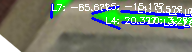
#> input picture raised panel door OS/Process Incoming Door Orders/Inhouse Door Order/test_m11_arrow_debug.png, 192 x 52 px
$ python analyze_down_arrow_angles.py test_m11_arrow_debug.png
#> lines starting #> are read from the running program, lines starting #| are printed output that depends on the picture; after the words box and inside, x2 and y2 are one past the last pixel; in counts of white or black regions, pixels touching at a corner belong together
#!/usr/bin/env python3
"""
Analyze down arrow angles in a specific image to determine correct angle ranges.
Excludes vertical lines and focuses on diagonal arrow legs.
"""

import cv2
import numpy as np
import sys
import os

def analyze_arrow_angles(image_path):
    """Analyze line angles in the image to identify down arrow patterns."""
#> called with image_path = 'test_m11_arrow_debug.png'

    # Load image
    if not os.path.exists(image_path):
        print(f"Error: Image not found: {image_path}")
        return

    image = cv2.imread(image_path)
#> image is the input picture: shape (52, 192, 3); mean B, G, R 111.9, 127.7, 116.7
    if image is None:
        print(f"Error: Could not load image: {image_path}")
        return

    print(f"Analyzing image: {image_path}")
    print(f"Image size: {image.shape[1]}x{image.shape[0]}")
#| Image size: 192x52

    # Convert to grayscale
    gray = cv2.cvtColor(image, cv2.COLOR_BGR2GRAY)
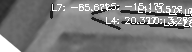
#> gray: shape (52, 192); min 29, max 255, mean 122.6

    # Apply Canny edge detection
    edges = cv2.Canny(gray, 50, 150)
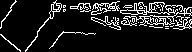
#> edges: shape (52, 192); 12.6% white in thin lines or dots

    # Detect lines using HoughLinesP
    lines = cv2.HoughLinesP(edges, 1, np.pi/180, threshold=30, minLineLength=20, maxLineGap=10)
#> lines = 21 rows, first 6: [51, 4, 190, 14], [83, 10, 104, 11], [80, 8, 181, 5], [91, 17, 191, 15], [79, 3, 124, 6], [125, 16, 191, 23]

    if lines is None or len(lines) == 0:
        print("No lines detected!")
        return

    print(f"\nTotal lines detected: {len(lines)}")
#| Total lines detected: 21

    # Analyze angles
    angle_stats = {
        'down_right': [],  # 20-88°
        'down_left': [],   # 285-360°
        'vertical_down': [],  # 85-95°
        'vertical_up': [],    # 265-275°
        'horizontal': [],     # 0-10° and 350-360°
        'other': []
    }

    all_angles = []

    for line in lines:
        x1, y1, x2, y2 = line[0]
        angle = np.degrees(np.arctan2(y2 - y1, x2 - x1))

        # Normalize to 0-360
        if angle < 0:
            angle += 360

        all_angles.append(angle)

        # Categorize
        if 20 <= angle <= 88:
            angle_stats['down_right'].append((angle, x1, y1, x2, y2))
        elif 285 <= angle <= 360:
            angle_stats['down_left'].append((angle, x1, y1, x2, y2))
        elif 85 <= angle <= 95:
            angle_stats['vertical_down'].append((angle, x1, y1, x2, y2))
        elif 265 <= angle <= 275:
            angle_stats['vertical_up'].append((angle, x1, y1, x2, y2))
        elif (0 <= angle <= 10) or (350 <= angle <= 360):
            angle_stats['horizontal'].append((angle, x1, y1, x2, y2))
        else:
            angle_stats['other'].append((angle, x1, y1, x2, y2))
#> this loop made 21 passes
#> (x1, y1, x2, y2, angle) on passes 1 to 12: (51, 4, 190, 14, 4.11), (83, 10, 104, 11, 2.73), (80, 8, 181, 5, 358.3), (91, 17, 191, 15, 358.9), (79, 3, 124, 6, 3.81), (125, 16, 191, 23, 6.05), (93, 20, 189, 25, 2.98), (154, 27, 182, 29, 4.09), (97, 10, 188, 8, 358.7), (100, 23, 146, 25, 2.49), (124, 18, 161, 23, 7.7), (91, 19, 190, 24, 2.89)
#> after the loop, all_angles = [4.11, 2.73, 358.3, 358.9, 3.81, 6.05, 2.98, 4.09, 358.7, 2.49, 7.7, 2.89, 355.4, 7.43, 353, 303.4, 6.91, 5.57, 3.58, 359, 351]

    # Print statistics
    print("\n=== ANGLE STATISTICS ===")
    print(f"Down-right arrow legs (20-88°): {len(angle_stats['down_right'])} lines")
    print(f"Down-left arrow legs (285-360°): {len(angle_stats['down_left'])} lines")
    print(f"Vertical DOWN (85-95°): {len(angle_stats['vertical_down'])} lines")
    print(f"Vertical UP (265-275°): {len(angle_stats['vertical_up'])} lines")
    print(f"Horizontal (0-10°, 350-360°): {len(angle_stats['horizontal'])} lines")
    print(f"Other angles: {len(angle_stats['other'])} lines")

    # Print all angles sorted
    print(f"\nAll angles detected (sorted): {sorted([f'{a:.1f}' for a in all_angles])}")
#| All angles detected (sorted): ['2.5', '2.7', '2.9', '3.0', '3.6', '3.8', '303.4', '351.0', '353.0', '355.4', '358.3', '358.7', '358.9', '359.0', '4.1', '4.1', '5.6', '6.1', '6.9', '7.4', '7.7']

    # Print down arrow angles in detail
    if angle_stats['down_right']:
        print("\nDown-right arrow leg angles:")
        for angle, x1, y1, x2, y2 in sorted(angle_stats['down_right']):
            print(f"  {angle:.1f}° - line from ({x1},{y1}) to ({x2},{y2})")

    if angle_stats['down_left']:
        print("\nDown-left arrow leg angles:")
        for angle, x1, y1, x2, y2 in sorted(angle_stats['down_left']):
            print(f"  {angle:.1f}° - line from ({x1},{y1}) to ({x2},{y2})")

    if angle_stats['vertical_down']:
        print("\nVertical DOWN lines (should be excluded):")
        for angle, x1, y1, x2, y2 in sorted(angle_stats['vertical_down']):
            print(f"  {angle:.1f}° - line from ({x1},{y1}) to ({x2},{y2})")

    if angle_stats['vertical_up']:
        print("\nVertical UP lines (should be excluded):")
        for angle, x1, y1, x2, y2 in sorted(angle_stats['vertical_up']):
            print(f"  {angle:.1f}° - line from ({x1},{y1}) to ({x2},{y2})")

    # Create annotated image
    annotated = image.copy()

    # Draw lines with different colors
    # Green: Down arrow lines
    for angle, x1, y1, x2, y2 in angle_stats['down_right']:
        cv2.line(annotated, (x1, y1), (x2, y2), (0, 255, 0), 2)  # Green

    for angle, x1, y1, x2, y2 in angle_stats['down_left']:
        cv2.line(annotated, (x1, y1), (x2, y2), (0, 255, 0), 2)  # Green
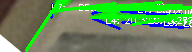
#> annotated: shape (52, 192, 3); 14.95% of pixels changed, all inside (x1, y1, x2, y2) = (25, 1, 192, 52)

    # Red: Vertical lines (should be excluded)
    for angle, x1, y1, x2, y2 in angle_stats['vertical_down']:
        cv2.line(annotated, (x1, y1), (x2, y2), (0, 0, 255), 2)  # Red

    for angle, x1, y1, x2, y2 in angle_stats['vertical_up']:
        cv2.line(annotated, (x1, y1), (x2, y2), (0, 0, 255), 2)  # Red

    # Gray: Other lines
    for angle, x1, y1, x2, y2 in angle_stats['horizontal']:
        cv2.line(annotated, (x1, y1), (x2, y2), (128, 128, 128), 1)  # Gray
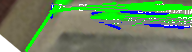
#> annotated: shape (52, 192, 3); 7.19% of pixels changed, all inside (x1, y1, x2, y2) = (51, 3, 192, 30)

    for angle, x1, y1, x2, y2 in angle_stats['other']:
        cv2.line(annotated, (x1, y1), (x2, y2), (128, 128, 128), 1)  # Gray

    # Save annotated image
    output_path = image_path.replace('.png', '_analyzed.png')
    cv2.imwrite(output_path, annotated)
    print(f"\nAnnotated image saved: {output_path}")
    print("  Green lines: Down arrow legs (20-88° and 285-360°)")
    print("  Red lines: Vertical lines (should be excluded)")
    print("  Gray lines: Other angles")

    # Recommendations
    print("\n=== RECOMMENDATIONS ===")

    has_down_arrow = len(angle_stats['down_right']) > 0 and len(angle_stats['down_left']) > 0
    has_vertical = len(angle_stats['vertical_down']) > 0 or len(angle_stats['vertical_up']) > 0

    if has_down_arrow:
        print("✓ Down arrow detected (both legs present)")
    else:
        print("✗ No down arrow detected (missing one or both legs)")

    if has_vertical:
        print("⚠ Vertical lines detected - current ranges correctly exclude them")
    else:
        print("✓ No vertical lines in current detection ranges")

    print("\nCurrent angle ranges:")
    print("  Right leg: 20-88° (down-right)")
    print("  Left leg: 285-360° (down-left)")
    print("  Excludes: 88-285° (includes vertical 90° and 270°)")


if __name__ == "__main__":
    # Try to find the image
    script_dir = os.path.dirname(os.path.abspath(__file__))

    # Possible image locations
    image_name = "page-3_M8_101-4_bottom_vroi_class.png"
    possible_paths = [
        os.path.join(script_dir, image_name),
        os.path.join(script_dir, "..", "..", "..", "..", "..", "onedrive", "customers", "raised-panel", "Measures-2025-10-15(12-09)", "all_pages", image_name),
        os.path.join("/home/nando/onedrive/customers/raised-panel/Measures-2025-10-15(12-09)/all_pages", image_name)
    ]

    # Use command line argument if provided
    if len(sys.argv) > 1:
        image_path = sys.argv[1]
    else:
        # Try to find the image
        image_path = None
        for path in possible_paths:
            if os.path.exists(path):
                image_path = path
                break

        if image_path is None:
            print(f"Error: Could not find {image_name}")
            print("Tried:")
            for path in possible_paths:
                print(f"  {path}")
            sys.exit(1)

    analyze_arrow_angles(image_path)

$ run again, on raised panel door OS/Process Incoming Door Orders/Inhouse Door Order/left_arrow_template.png
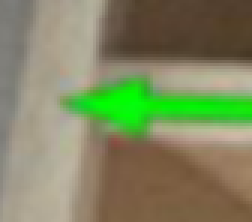
#> input picture raised panel door OS/Process Incoming Door Orders/Inhouse Door Order/left_arrow_template.png, 84 x 74 px (shown 3 times larger)
#> in analyze_arrow_angles, image is the input picture: shape (74, 84, 3); mean B, G, R 96.7, 135, 128.6
#| Image size: 84x74
#> in analyze_arrow_angles, `edges = cv2.Canny(gray, 50, 150)`:
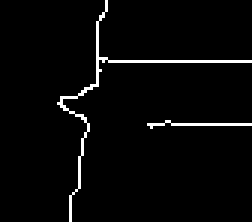
#> edges: shape (74, 84) (shown 3 times larger); 2.9% white in thin lines or dots, all inside (x1, y1, x2, y2) = (19, 0, 84, 74)
#> lines = [[54, 20, 83, 20], [49, 41, 83, 41], [23, 71, 35, 0]]
#| Total lines detected: 3
#> the loop in analyze_arrow_angles, `for line in lines:` made 3 passes
#> (x1, y1, x2, y2, angle) on passes 1 to 3: (54, 20, 83, 20, 0), (49, 41, 83, 41, 0), (23, 71, 35, 0, 279.6)
#> after the loop in analyze_arrow_angles, `for line in lines:`: all_angles = [0, 0, 279.6]
#| All angles detected (sorted): ['0.0', '0.0', '279.6']
#> after the loop in analyze_arrow_angles, `for angle, x1, y1, x2, y2 in angle_stats['other']:`:
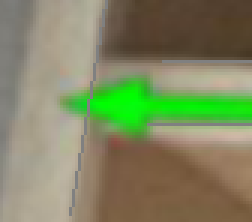
#> annotated: shape (74, 84, 3) (shown 3 times larger); mean B, G, R 97.1, 134.6, 128.4
